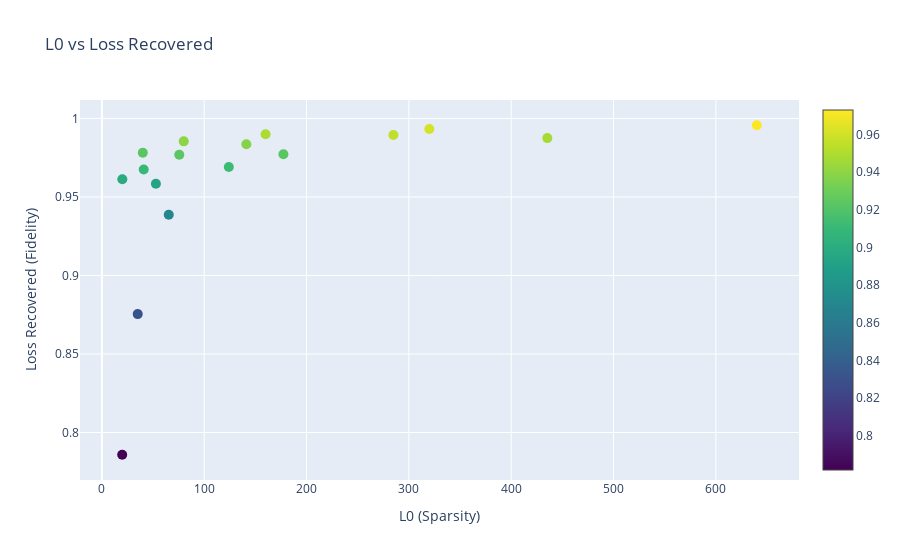

Notebook source saved alongside this figure:
### Code cell
# plotting_results = filter_by_l0_threshold(plotting_results, l0_threshold)

custom_metric = "l1_penalty"
custom_metric = "cossim"

title = f"L0 vs Loss Recovered vs {custom_metric.replace('_', ' ').capitalize()}"

plot_3var_graph(
    plotting_results,
    title,
    custom_metric,
    output_filename=f"{image_filename_prefix}{custom_metric}_3var.png",
)
plot_2var_graph(
    plotting_results,
    custom_metric,
    title=title,
    output_filename=f"{image_filename_prefix}{custom_metric}_2var.png",
)
plot_interactive_3var_graph(plotting_results, custom_metric)

# At this point, if there's any additional .json files located alongside the ae.pt and eval_results.json
# You can easily adapt them to be included in the plotting_results dictionary by using something similar to add_ae_config_results()

### Figure 1 — Plotly figure (JSON) as saved in the notebook; plotly's stock layout.template omitted (floating-point values rounded to 4 significant figures)
{"data": [{"hoverinfo": "text", "marker": {"color": [0.8309, 0.8699, 0.9124, 0.7819, 0.9473, 0.9229, 0.961, 0.9486, 0.9394, 0.973, 0.8982, 0.9233, 0.9547, 0.9374, 0.9235, 0.8931, 0.9105], "colorscale": [[0, "#440154"], [0.1111, "#482878"], [0.2222, "#3e4989"], [0.3333, "#31688e"], [0.4444, "#26828e"], [0.5556, "#1f9e89"], [0.6667, "#35b779"], [0.7778, "#6ece58"], [0.8889, "#b5de2b"], [1, "#fde725"]], "showscale": true, "size": 10}, "mode": "markers", "text": ["AE Path: gemma-2-2b_sweep_standard_ctx128_ef8_0824/resid_post_layer_19/trainer_4<br>L0: 35.0292<br>Frac Recovered: 0.8754<br>Custom Metric: 0.8309<br>Dict Size: 18432.0000<br>LR: 0.0003<br>L1 Penalty: 0.0600", "AE Path: gemma-2-2b_sweep_standard_ctx128_ef8_0824/resid_post_layer_19/trainer_3<br>L0: 65.3583<br>Frac Recovered: 0.9386<br>Custom Metric: 0.8699<br>Dict Size: 18432.0000<br>LR: 0.0003<br>L1 Penalty: 0.0500", "AE Path: gemma-2-2b_sweep_standard_ctx128_ef8_0824/resid_post_layer_19/trainer_2<br>L0: 124.0583<br>Frac Recovered: 0.9690<br>Custom Metric: 0.9124<br>Dict Size: 18432.0000<br>LR: 0.0003<br>L1 Penalty: 0.0400", "AE Path: gemma-2-2b_sweep_standard_ctx128_ef8_0824/resid_post_layer_19/trainer_5<br>L0: 19.8667<br>Frac Recovered: 0.7858<br>Custom Metric: 0.7819<br>Dict Size: 18432.0000<br>LR: 0.0003<br>L1 Penalty: 0.0700", "AE Path: gemma-2-2b_sweep_standard_ctx128_ef8_0824/resid_post_layer_19/trainer_0<br>L0: 435.3042<br>Frac Recovered: 0.9875<br>Custom Metric: 0.9473<br>Dict Size: 18432.0000<br>LR: 0.0003<br>L1 Penalty: 0.0250", "AE Path: gemma-2-2b_sweep_standard_ctx128_ef8_0824/resid_post_layer_19/trainer_1<br>L0: 177.4000<br>Frac Recovered: 0.9772<br>Custom Metric: 0.9229<br>Dict Size: 18432.0000<br>LR: 0.0003<br>L1 Penalty: 0.0350", "AE Path: gemma-2-2b_sweep_topk_ctx128_ef8_0824/resid_post_layer_19/trainer_4<br>L0: 320.0000<br>Frac Recovered: 0.9933<br>Custom Metric: 0.9610<br>Dict Size: 18432.0000<br>LR: 0.0002<br>L1 Penalty: 320.0000", "AE Path: gemma-2-2b_sweep_topk_ctx128_ef8_0824/resid_post_layer_19/trainer_3<br>L0: 160.0000<br>Frac Recovered: 0.9899<br>Custom Metric: 0.9486<br>Dict Size: 18432.0000<br>LR: 0.0002<br>L1 Penalty: 160.0000", "AE Path: gemma-2-2b_sweep_topk_ctx128_ef8_0824/resid_post_layer_19/trainer_2<br>L0: 80.0000<br>Frac Recovered: 0.9854<br>Custom Metric: 0.9394<br>Dict Size: 18432.0000<br>LR: 0.0002<br>L1 Penalty: 80.0000", "AE Path: gemma-2-2b_sweep_topk_ctx128_ef8_0824/resid_post_layer_19/trainer_5<br>L0: 640.0000<br>Frac Recovered: 0.9957<br>Custom Metric: 0.9730<br>Dict Size: 18432.0000<br>LR: 0.0002<br>L1 Penalty: 640.0000", "AE Path: gemma-2-2b_sweep_topk_ctx128_ef8_0824/resid_post_layer_19/trainer_0<br>L0: 20.0000<br>Frac Recovered: 0.9613<br>Custom Metric: 0.8982<br>Dict Size: 18432.0000<br>LR: 0.0002<br>L1 Penalty: 20.0000", "AE Path: gemma-2-2b_sweep_topk_ctx128_ef8_0824/resid_post_layer_19/trainer_1<br>L0: 40.0000<br>Frac Recovered: 0.9781<br>Custom Metric: 0.9233<br>Dict Size: 18432.0000<br>LR: 0.0002<br>L1 Penalty: 40.0000", "AE Path: gemma-2-2b_sweep_jumprelu_0902/resid_post_layer_19/trainer_4<br>L0: 284.9042<br>Frac Recovered: 0.9894<br>Custom Metric: 0.9547<br>Dict Size: 16384.0000<br>LR: -1.0000<br>L1 Penalty: 0.0000", "AE Path: gemma-2-2b_sweep_jumprelu_0902/resid_post_layer_19/trainer_3<br>L0: 141.2000<br>Frac Recovered: 0.9836<br>Custom Metric: 0.9374<br>Dict Size: 16384.0000<br>LR: -1.0000<br>L1 Penalty: 0.0000", "AE Path: gemma-2-2b_sweep_jumprelu_0902/resid_post_layer_19/trainer_2<br>L0: 75.6333<br>Frac Recovered: 0.9769<br>Custom Metric: 0.9235<br>Dict Size: 16384.0000<br>LR: -1.0000<br>L1 Penalty: 0.0000", "AE Path: gemma-2-2b_sweep_jumprelu_0902/resid_post_layer_19/trainer_0<br>L0: 52.8125<br>Frac Recovered: 0.9584<br>Custom Metric: 0.8931<br>Dict Size: 16384.0000<br>LR: -1.0000<br>L1 Penalty: 0.0000", "AE Path: gemma-2-2b_sweep_jumprelu_0902/resid_post_layer_19/trainer_1<br>L0: 40.8875<br>Frac Recovered: 0.9675<br>Custom Metric: 0.9105<br>Dict Size: 16384.0000<br>LR: -1.0000<br>L1 Penalty: 0.0000"], "type": "scatter", "x": [35.03, 65.36, 124.1, 19.87, 435.3, 177.4, 320, 160, 80, 640, 20, 40, 284.9, 141.2, 75.63, 52.81, 40.89], "y": [0.8754, 0.9386, 0.969, 0.7858, 0.9875, 0.9772, 0.9933, 0.9899, 0.9854, 0.9957, 0.9613, 0.9781, 0.9894, 0.9836, 0.9769, 0.9584, 0.9675]}], "layout": {"hovermode": "closest", "title": {"text": "L0 vs Loss Recovered"}, "xaxis": {"title": {"text": "L0 (Sparsity)"}}, "yaxis": {"title": {"text": "Loss Recovered (Fidelity)"}}}}
